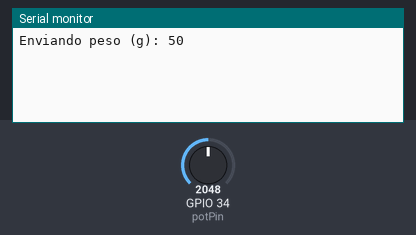
Bench run of a sketch on a simulated ESP32. Parts: the last lines printed to the serial monitor. The test bench sets the inputs (shaded band); at power-on: GPIO 34 (potPin) = 2048. WiFi joins after 1.5 s; servers stay silent unless stated; no MQTT or app messages arrive unless stated.

Above: at 2.7 s.
2.8 s: GPIO 34 (potPin) set to 2866
At 4.9 s:
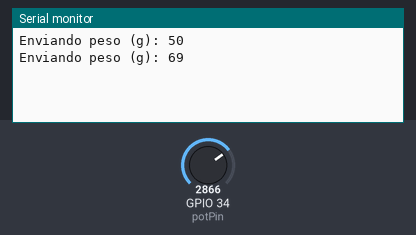
6.6 s: GPIO 34 (potPin) set to 3603
At 8.4 s:
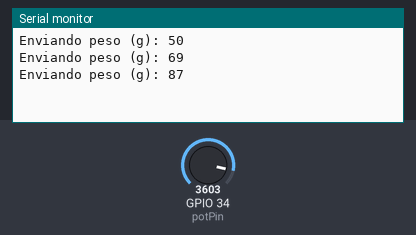
Timing chart, 0 to 9.9 s (numbered marks = the images above; inputs shaded):
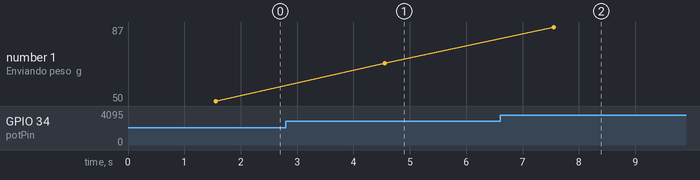

Measured:
- after the input at 2.8 s, the serial monitor: prints a new line after 1.8 s (image 1)
- after the input at 6.6 s, the serial monitor: prints a new line after 0.95 s (image 2)
- plotted number 1: 50 → 69 after the input at 2.8 s, 69 → 87 after the input at 6.6 s

The sketch:

sketch.ino
```cpp
#include <WiFi.h>
#include <PubSubClient.h>

const char* ssid = "Wokwi-GUEST";
const char* password = "";
const char* mqtt_server = "broker.hivemq.com";

WiFiClient espClient;
PubSubClient client(espClient);

const int potPin = 34;

void setup_wifi() {
  WiFi.begin(ssid, password);
  while (WiFi.status() != WL_CONNECTED) {
    delay(500);
  }
}

void reconnect() {
  while (!client.connected()) {
    client.connect("HoneyDropSensor");
  }
}

void setup() {
  Serial.begin(115200);
  setup_wifi();
  client.setServer(mqtt_server, 1883);
}

void loop() {
  if (!client.connected()) {
    reconnect();
  }
  client.loop();

  int leitura = analogRead(potPin);
  int peso = map(leitura, 0, 4095, 0, 100); // simula 0–100g

  Serial.print("Enviando peso (g): ");
  Serial.println(peso);

  String payload = String(peso);
  client.publish("/honeydrop/peso", payload.c_str());

  delay(3000);
}
```
